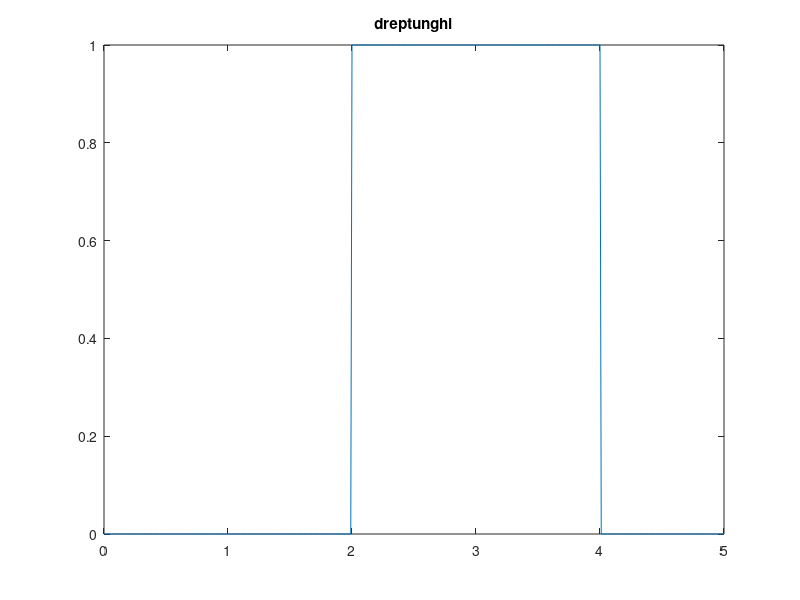

Write the MATLAB code that produced this figure.
clear all
close all
clc

t = 0:0.01:5;
u = zeros( 1, length(t));
for i = 1 : length(t)
    if t(i) >= 2 && t(i) <= 4
        u(i) = 1;
    end
end
figure;
plot(t,u);
title('dreptunghi');